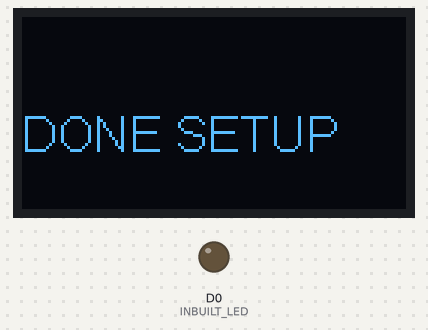
A program run on a simulated ESP8266 (NodeMCU). Parts: 128×64 one-colour display, output pins drawn as LEDs (lit = HIGH).

Above: at 0.1 s.
At 2.1 s:
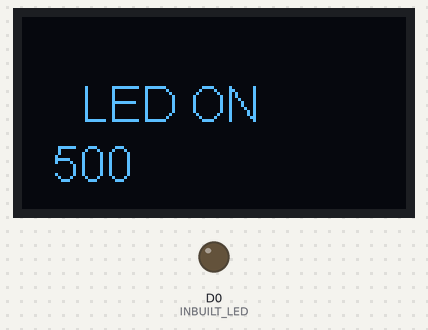
At 21.4 s:
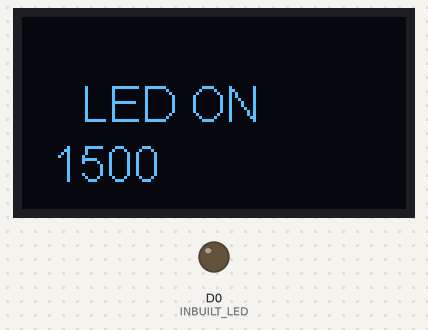
At 36.6 s:
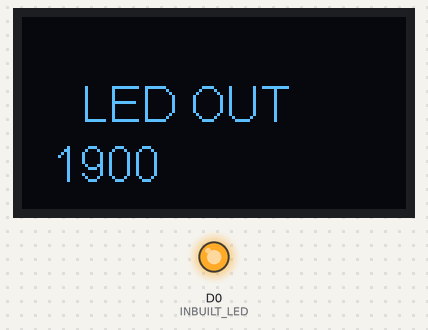
Timing chart, 0 to 39.9 s (numbered marks = the images above):
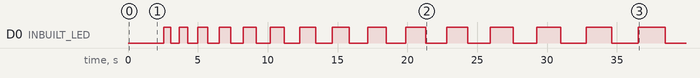

The program:

main.cpp
```cpp
#include <Arduino.h>
#include <Wire.h>
#include "SSD1306Wire.h"

#define OLED_SDA D1
#define OLED_SCL D2
#define INBUILT_LED 16
uint16_t duration = 400;

bool increase = true;
bool decrease = false;

SSD1306Wire display(0x3C,OLED_SDA,OLED_SCL); //oled i2c address and pins


void setup() {
  Serial.begin(9600);
  //----setup pin functions------------
  pinMode(INBUILT_LED,OUTPUT);

  display.init();
  display.flipScreenVertically();
  display.setFont(ArialMT_Plain_16);

  display.drawString(0,30,"DONE SETUP");
  display.display();
  delay(2000);
  display.clear();
}

void loop() {

  if(increase) duration+=100;
  if(decrease) duration-=100;

  if(duration == 5000) {
    decrease = true;
    increase = false;
  }
  if(duration == 300){
    decrease = false;
    increase = true;
  }


  digitalWrite(INBUILT_LED,LOW);
  display.drawString(20,20,"LED ON");
  display.drawString(10,40,String(duration));
  display.display();
  delay(duration);
  display.clear();
  digitalWrite(INBUILT_LED,HIGH);
  display.drawString(20,20,"LED OUT");
  display.drawString(10,40,String(duration));
  display.display();
  delay(duration);
  display.clear();


}
```

Measured:
- by itself, D0 (INBUILT_LED): LOW → HIGH at 2.5 s, → LOW 0.51 s later, → HIGH 0.61 s later, → LOW 0.61 s later, … (30 changes in this stretch)
- what the display in image 1 shows lasts 0.6 s, from 2.0 s to 2.6 s
- what the display in image 2 shows lasts 1.5 s, from 21.3 s to 22.8 s
